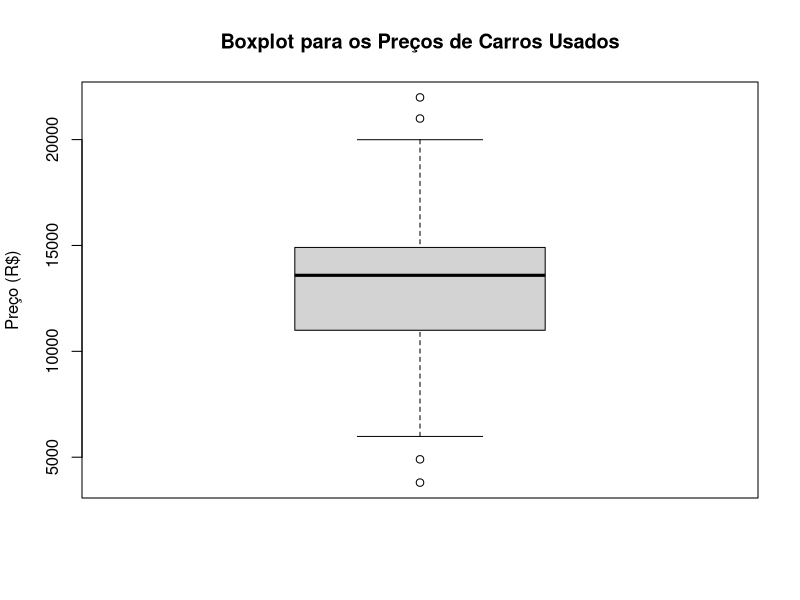
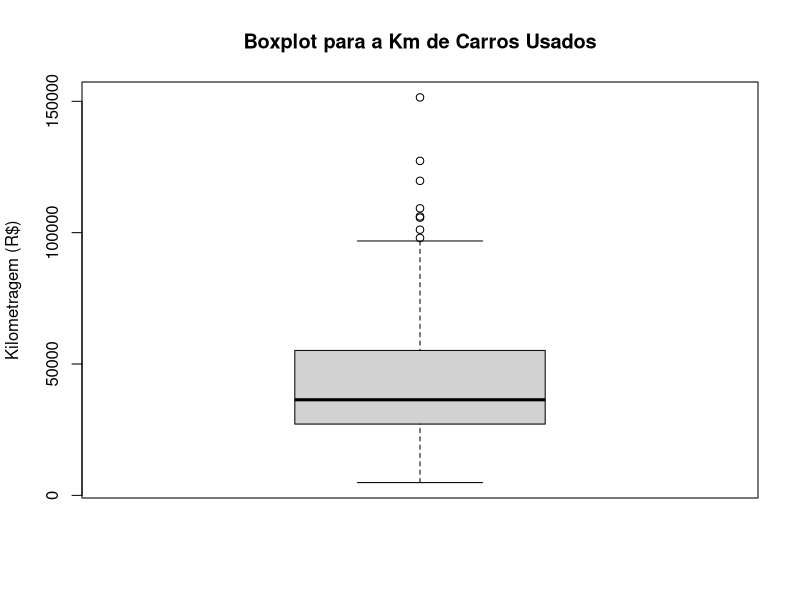
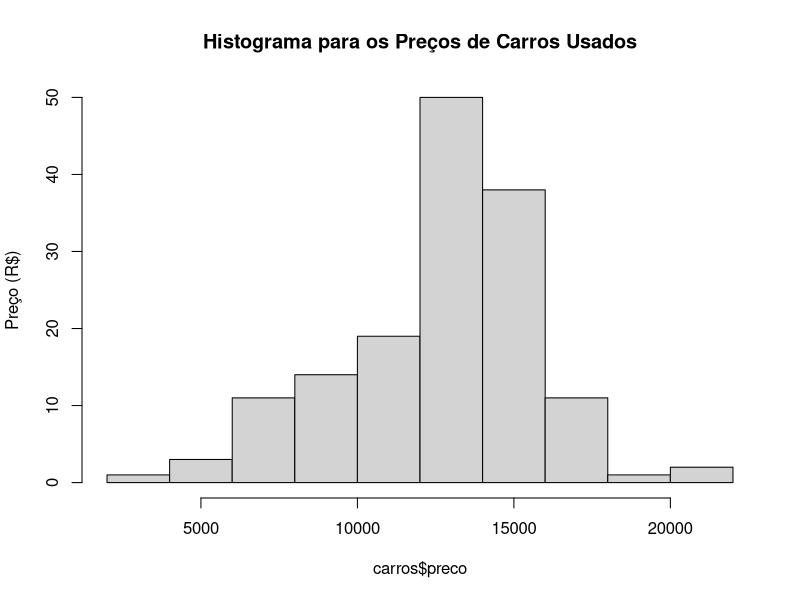
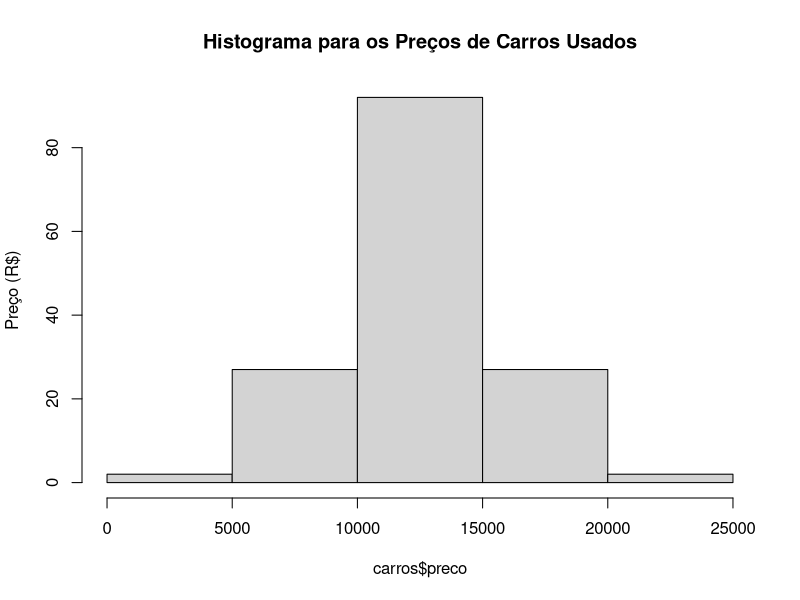
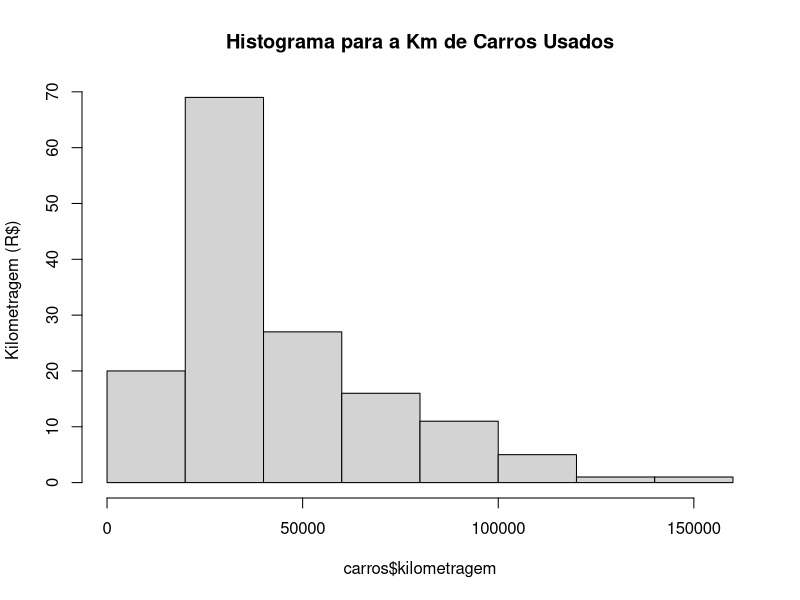
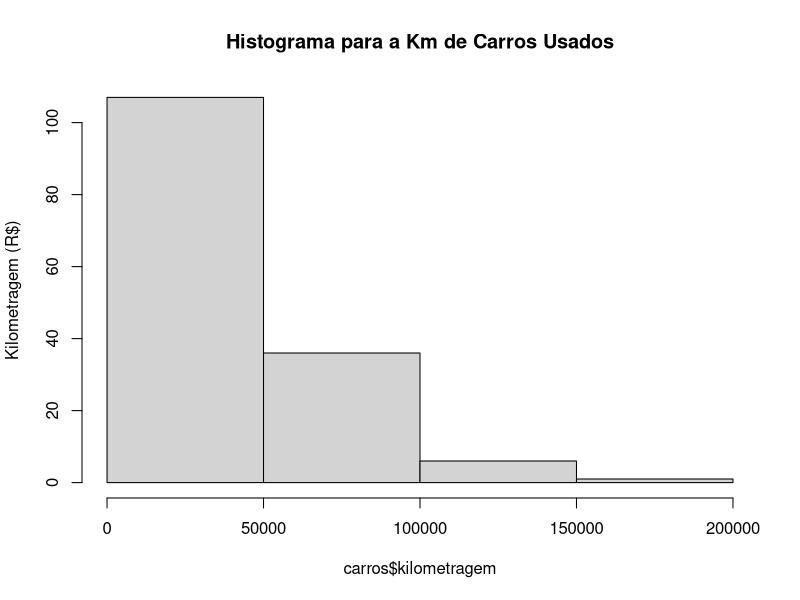
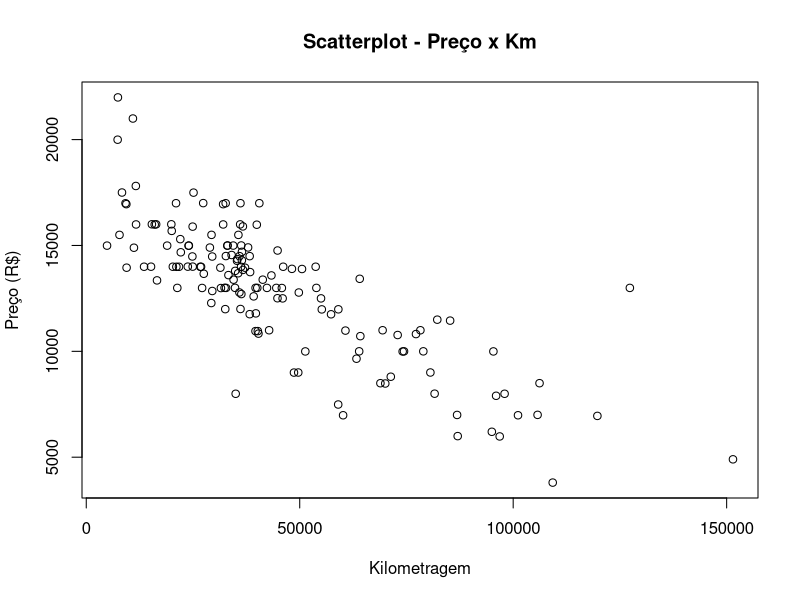

These figures' R source, in order:
# A Importância da Análise Exploratória de Dados

# Configurando o diretório de trabalho
setwd("C:/Users/Julia/Desktop/CienciaDeDados/1.Big-Data-Analytics-com-R-e-Microsoft-Azure-Machine-Learning/11.Machine-Learning-em-Linguagem-R")
getwd()




###############  Análise Exploratória de Dados ###############



# - Antes de construirmos um modelo de regressão e um modelo de classificação precisamos antes falar sobre a análise exploratória de dados.

# - Independemente do tipo de modelo de Machine Learning que iremos construir, a análise explorátoria é uma etapa fundamental.
#   E o que seria isso? É simplesmente conhecer/compreender os dados.
#   Não podemos começar um processo de limpeza, transformação, pré processamento dos dados se não conhecemos os daods.
#   Precisamos antes conhecer os dados, saber as médias, medianas, como os dados estão distribuidos, se as variáveis são numéricas ou categórias ou
#   se vamos precisar fazer algum tipo de transformação nessas variáveis.

# - Ou seja, as etapas seguintes de pré processamento dependem de uma Análise Exploratória.

# - Normalmente depois que carregamos os dados, a análise exploratória é a 1ª etapa a ser realizada independentemente do tipo de modelo de
#   Machine Learning que iremos criar.


# - Iremos ver abaixo uma Visão Geral para uma Análise Exploratória de Dados (tanto quanto para variáveis numéricas e variáveis categórias)
#   (utilizaremos o dataset carros-usados)



# Carregando pacotes
library(dplyr)
library('ggplot2')
library(readr)


# Carregando o dataset
carros <- read_csv("carros-usados.csv")
View(carros)
head(carros)



####### RESUMO GERAL #######


# Resumo dos dados (interpretando os dados podemos ver que a variável "ano" não precisa ser numérica.)
str(carros) 

# Exibindo Medidas de Tendência Central (valor min, Q1, mediana, média, Q3, max) (valor mediana e média iguais INDICA distribuição normal)
summary(carros$ano)               

# Exibindo Medidas de Tendência Central para duas variáveis de uma vez
summary(carros[c('preco', 'kilometragem')])





####### Análise Exploratória de Dados Para Variáveis NUMÉRICAS #######

# Usando as funções

mean(carros$preco)                               # calcula a média da variável "preco"
median(carros$preco)                             # calcular a mediana da variável "preco" (metade dos valors acima e metade dos valores abaixo)

quantile(carros$preco)                           # calcula os quartis da variável "preco"
quantile(carros$preco, probs = c(0.01, 0.99))    # calcula percentis específicos, neste caso, o 1º e o 99º percentis, que são valores que dividem
#                                                  os dados em 1% e 99% das observações. Isso ajuda a identificar valores extremos nos dados. **

IQR(carros$preco)                                # diferença entre Q3 e Q1

range(carros$preco)                              # exibe a o valor máximo e o valor mínimo

diff(range(carros$preco))                        # calcula a diferença entre o valor máximo e o valor mínimo





####### Plots #######


## Boxplot **

# Leitura de Baixo Para Cima - Q1, Q2 (Mediana) e Q3

boxplot(carros$preco, main = "Boxplot para os Preços de Carros Usados", ylab = "Preço (R$)")
boxplot(carros$kilometragem, main = "Boxplot para a Km de Carros Usados", ylab = "Kilometragem (R$)")


## Histograma

# Indicam a frequência de valores dentro de cada bin (classe de valores)

hist(carros$preco, main = "Histograma para os Preços de Carros Usados", ylab = "Preço (R$)")
hist(carros$preco, main = "Histograma para os Preços de Carros Usados", breaks = 5, ylab = "Preço (R$)")

hist(carros$kilometragem, main = "Histograma para a Km de Carros Usados", ylab = "Kilometragem (R$)")
hist(carros$kilometragem, main = "Histograma para a Km de Carros Usados", breaks = 5, ylab = "Kilometragem (R$)")


## Scatterplot Preço x Km

# Usando o preço como variável dependente (y)

plot(x = carros$kilometragem, y = carros$preco,
     main = "Scatterplot - Preço x Km",
     xlab = "Kilometragem",
     ylab = "Preço (R$)")













#### Explicando o quantile()

# 0%     25%     50%     75%    100% 
# 3800.0 10995.0 13591.5 14904.5 21992.0 

# 0% (Mínimo): O valor mínimo da variável "preco" nos dados é de $3.800.0. Isso significa que pelo menos uma observação tem esse valor ou um
#              valormenor.

# 25% (Primeiro Quartil - Q1): O primeiro quartil (25%) da variável "preco" é de $10.995.0. Isso significa que 25% das observações têm um valor
#                              de preço igual ou inferior a $10.995.0.

# 50% (Segundo Quartil - Mediana): A mediana (50%) da variável "preco" é de $13.591.5. Isso significa que metade das observações têm um valor de
#                                  preço igual ou inferior a $13.591.5, e metade tem um valor igual ou superior a esse valor. A mediana é uma 
#                                  medida de tendência central que divide os dados ao meio.

# 75% (Terceiro Quartil - Q3): O terceiro quartil (75%) da variável "preco" é de $14.904.5. Isso significa que 75% das observações têm um valor de
#                              preço igual ou inferior a $14.904.5.

# 100% (Máximo): O valor máximo da variável "preco" nos dados é de $21.992.0. Isso significa que pelo menos uma observação tem esse valor ou um 
#                valor maior.




#### Explicando Boxplot - para que serve:
  
# Os gráficos de boxplot são uma ferramenta poderosa para visualizar a distribuição de dados e identificar valores atípicos (outliers). Eles
# fornecem uma representação gráfica das medidas de tendência central e da dispersão dos dados. Aqui está como interpretar os boxplots:
  
# -> Box (Caixa): A caixa representa o intervalo interquartil (IQR), que contém a maioria dos dados (25% a 75%). A altura da caixa mostra a
#                 variação dentro desse intervalo.

# -> Linha dentro da Caixa: A linha dentro da caixa representa a mediana (Q2), que é a medida de tendência central que divide os dados ao meio.

# -> Whiskers (Hastes): As hastes que se estendem para cima e para baixo a partir da caixa são os "whiskers". Eles indicam a variação além do IQR.
#                       Valores fora das hastes são considerados outliers.

# -> Outliers (Valores Atípicos): Os pontos fora das hastes são considerados valores atípicos (outliers). Eles são observações que estão
#                                 significativamente distantes da maioria dos dados.

## Interpretação:
  
# - No primeiro boxplot (preço), a caixa mostra a variação de preços entre o primeiro quartil (Q1) e o terceiro quartil (Q3).
#   A mediana (linha dentro da caixa) está próxima a Q3, o que indica que a distribuição pode estar ligeiramente inclinada para a direita.

# - No segundo boxplot (quilometragem), a caixa mostra a variação da quilometragem entre Q1 e Q3. A mediana está próxima a Q1, sugerindo que
#   a distribuição pode estar inclinada para a esquerda. Há um outlier visível acima das hastes superiores, indicando um valor atípico na 
#   quilometragem.

# Os boxplots são úteis para identificar a distribuição, tendência central e valores atípicos nos dados de forma visual. Eles ajudam na análise 
# exploratória de dados e na compreensão da natureza das variáveis.




#### Explicando a Interpretação das Medidas de Dispersão

# Variância (var):
  
# - A variância é uma medida que indica o quanto os valores em um conjunto de dados se dispersam em relação à média.
# - Para a variável "preco," a variância é de 9,749,892. Isso significa que os preços dos carros usados se dispersam ao redor da média em uma
#   quantidade considerável. Valores maiores de variância indicam uma dispersão maior dos dados em relação à média.
# - Para a variável "kilometragem," a variância é de 728,033,954. Isso significa que as quilometragens dos carros usados também se dispersam 
#   amplamente em relação à média. 

# Desvio Padrão (sd - Standard Deviation):
  
# - O desvio padrão é uma medida de dispersão que indica, em média, a quantidade pela qual cada valor difere da média.
# - Para a variável "preco," o desvio padrão é de aproximadamente 3,122.482. Isso significa que, em média, os preços dos carros usados estão cerca
#   de 3,122.482 reais de distância da média de preços.
# - Para a variável "kilometragem," o desvio padrão é de aproximadamente 26,982.1. Isso significa que, em média, as quilometragens dos carros
#   usados estão cerca de 26,982.1 quilômetros de distância da média de quilometragem.

# A interpretação geral é que valores maiores de variância e desvio padrão indicam maior dispersão dos dados em relação à média, o que significa 
# que os valores estão mais espalhados. Valores menores indicam uma dispersão menor, o que significa que os valores tendem a estar mais próximos
# da média.

# Portanto, no seu conjunto de dados, tanto os preços quanto as quilometragens dos carros usados têm uma dispersão considerável em relação às
# médias, conforme indicado pelos valores de variância e desvio padrão. Isso pode ser útil para entender a variabilidade dos dados e avaliar o
# grau de consistência ou variação nos preços e quilometragens dos carros usados.




